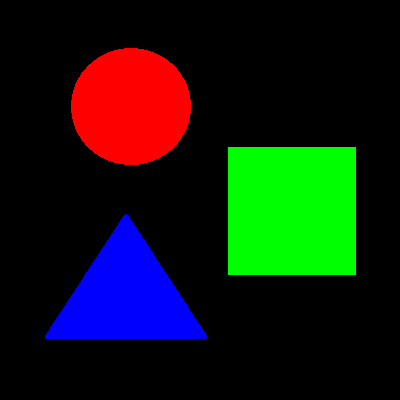
#> input picture 01-learning-basics/03-opencv/imgs/colors.png, 400 x 400 px
$ python '09-颜色检测.py'
#> lines starting #> are read from the running program, lines starting #| are printed output that depends on the picture; after the words box and inside, x2 and y2 are one past the last pixel; in counts of white or black regions, pixels touching at a corner belong together
# 轮廓检测如何进行

import cv2

image = cv2.imread("./imgs/colors.png")
#> image is the input picture: shape (400, 400, 3); mean B, G, R 16.8, 26.1, 17.6
# 红色单通道图像
red_channel = image[:, :, 2]
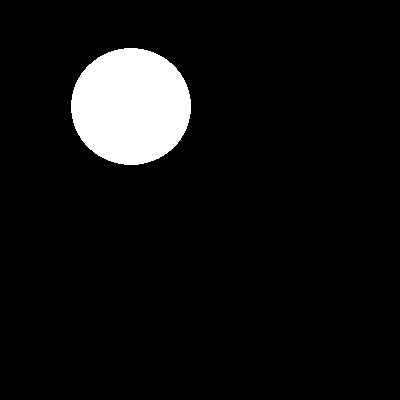
#> red_channel: shape (400, 400); 6.9% white; 1 white region
# 检测单通道图像轮廓工具
# findContours(单通道图，检测模式（外轮廓、内轮廓）,检测边缘的算法)
contours = cv2.findContours(red_channel, mode=cv2.RETR_EXTERNAL, method=cv2.CHAIN_APPROX_SIMPLE)
#> contours = 1 contour; box (x1, y1, x2, y2) and area: (71, 48, 191, 165) 10847
# 绘制轮廓的方法
# drawContours(绘制的图像,轮廓参数，起始绘制位置，颜色，边框宽度)
# cv2.drawContours(image, contours[0], 0, color=(255, 255, 255), thickness=2)
# 设置标注框
result = cv2.boundingRect(contours[0][0])
#> result = (71, 48, 120, 117)
# 获取左上角坐标和宽、高
x_min, y_min, h, w = result
#> x_min = 71; y_min = 48; h = 120; w = 117
# 绘制矩形框
# rectangle(绘制的图像，左上角坐标，右下角坐标，颜色，边框宽度)
cv2.rectangle(image, (x_min, y_min), (x_min + w, y_min + h), color=(255, 255, 255), thickness=2)
# 绘制文本
cv2.putText(image,"red",(x_min, y_min),1,1.5,color=(255, 255, 255), thickness=2)
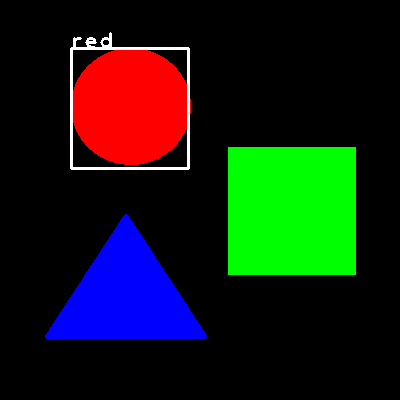
#> image: shape (400, 400, 3); mean B, G, R 19.4, 28.7, 19.9

# 展示每个通道
cv2.imshow("src", image)
cv2.imshow("red_channel", red_channel)
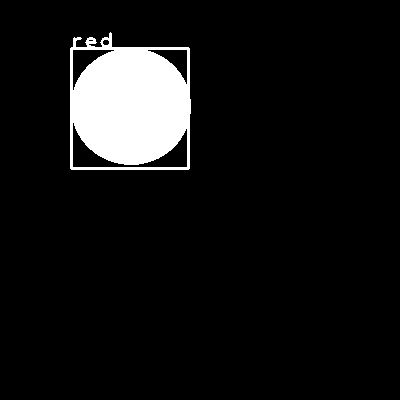
#> window 'red_channel': shape (400, 400); 7.8% white; 1 white region, box (x1, y1, x2, y2) and area: (70, 32, 191, 170) 12466
cv2.waitKey(0)
